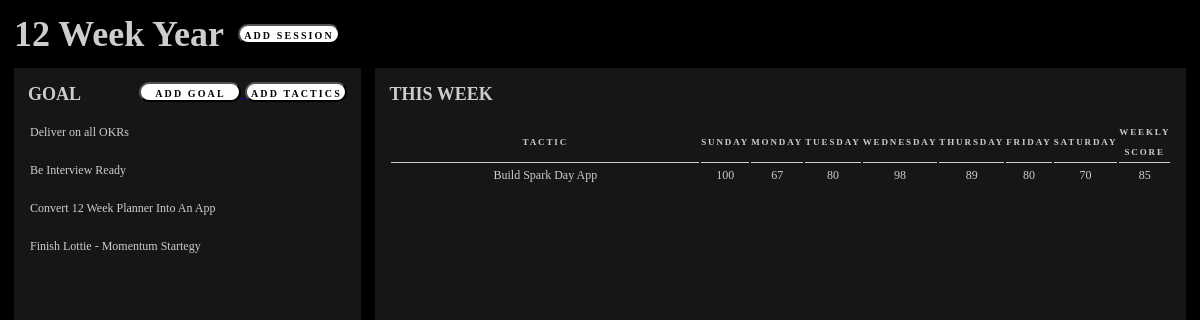
Before: / with the older database file.
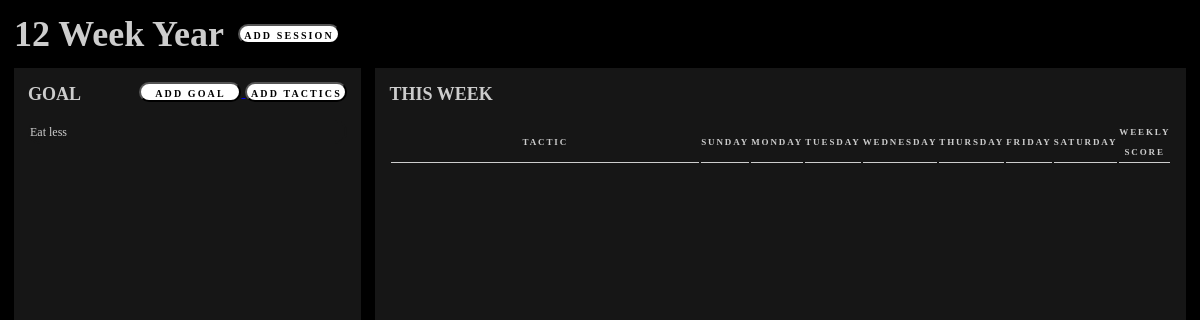
After: the same page with the newer database file.
### twelveWeekYear_app/models.py (models this page shows, shortened)
class Goal(models.Model):
    tag_choices = (("physical", "Physical"),
                   ("spiritual", "Spiritual"),
                   ("work", "Work"),
                   )
    TwelveWeek = models.ManyToManyField(TwelveWeek, blank = True)
    title = models.CharField(max_length=200)
    due_date = models.DateField(blank = True, null=True)
    tags = models.CharField(choices= tag_choices, max_length=200, null=True, blank = True)

class Tactic(models.Model):
    frequency_choices = [['daily', 'Daily'],
                      ['weekly', 'Weekly'],
                      ['once', 'Once']
                      ]
    title = models.CharField(max_length=150)
    goal = models.ManyToManyField(Goal)
    description = models.TextField(max_length=1000, blank = True, null=True)
    start_date = models.DateField(blank = True, null=True)
    end_date = models.DateField(blank = True, null=True)
    frequency = models.CharField(max_length=50, choices=frequency_choices, default="once", blank = True, null=True)
    status = models.CharField(max_length=150, choices=status_choices, default="not started")
    score = models.IntegerField(validators=[MaxValueValidator(10), MinValueValidator(1)], blank = True, null=True)

### twelveWeekYear_app/views.py (the view)
# urls.py: path('', views.index, name = 'index'),
def index(request):
    goals = Goal.objects.all()
    tactics = Tactic.objects.all()
    '''
    When creating records, make sure they cascade through
    exemple:
        if creating new tactic, make sure it also creates a record in the DailyScore model.
            together with the date when it is due. if daily we create a record for each day, weekly,
            each week, if none we inherit the date.
        When creating a 12 week, automatic create all the weeks
    '''
    context = {"goals": goals,
               "tactics": tactics}
    return render(request, "twelveWeekYear_app/index.html", context)

### templates/twelveWeekYear_app/index.html (shortened to what this page needs)
{% extends "base.html" %}
{% load static %}
{% block content %}
<div class = "main">
    <div class="page-intro">
        <h1>12 Week Year</h1>
        <a href="{% url 'add_session'%}">
            <button class="button-md">Add Session</button>
        </a>
    </div>
    <div class="plan">
        <div class="goals card">
            <div Class="card-title">
                <h5>GOAL</h5>
                <div class="addition-buttons">
                    <a href="{% url 'add_goal'%}">
                        <button class="button-md">Add Goal</button>
                    </a>
                    <a href="{% url 'add_tactic'%}">
                        <button class="button-md">Add Tactics</button>
                    </a>
                </div>
            </div>
            {% for goal in goals %}
            <div class="goal">
                <p>{{goal.title}}</p>
            </div>
            {% endfor %}
        </div>
        <div class="this-week card">
            <div Class="card-title">
                <h5>THIS WEEK</h5>
            </div>
            <div class="tactics">
                <table>
                    <thead>
                        <tr>
                            <th class = "tactic-title">Tactic</th>
                            <th>Sunday</th>
                            <th>Monday</th>
                            <th>Tuesday</th>
                            <th>Wednesday</th>
                            <th>Thursday</th>
                            <th>Friday</th>
                            <th>Saturday</th>
                            <th>Weekly Score</th>
                        </tr>
                    </thead>
                    <tbody>
                        {% for tactic in tactics %}
                            <tr>
                                <td>{{tactic.title}}</td>
                                <td>100</td>
                                <td>67</td>
                                <td>80</td>
                                <td>98</td>
                                <td>89</td>
                                <td>80</td>
                                <td>70</td>
                                <td>85</td>
                            </tr>
                        {% endfor %}
                    </tbody>
                </table>
            </div>
        </div>
    </div>
</div>
{% endblock %}

### templates/base.html (shortened to what this page needs)
{% load static %}
<!DOCTYPE html>
<html lang="en">
<head>
    <link rel="stylesheet" href="{% static 'main/css/main.css'%}">
</head>
<body>
    {% block content %}
    {% endblock %}
</body>
</html>

### static/main/css/main.css (style rules this page uses)
* { margin: 0; padding: 0; box-sizing: border-box; }
body { background-color: black; }
h1,h2,h3,h4,h5 { font-family: Ubuntu; font-style: normal; font-weight: bold; color: #CDCDCD; }
h1 { font-size: 36px; line-height: 40px; }
h5 { font-size: 18px; line-height: 24px; }
p { font-family: Ubuntu; font-style: normal; font-weight: 500; font-size: 12px; line-height: 20px; color: #CDCDCD; }
.main { display: flex; flex-direction: column; }
.card { background-color: #161616; margin-left: 14px; }
.card-title { display: flex; justify-content: space-between; margin: 14px; }
.plan { display: flex; }
.goals { width: 449px; height: 815px; }
.goal { border-radius: 5%; margin: 14px; border: 2px solid #161616; box-sizing: border-box; border-radius: 33px; font-family: Ubuntu; font-style: normal; font-weight: 500; font-size: 12px; line-height: 20px; }
.tactics { margin: 14px; width: auto; }
th { font-family: Ubuntu; font-style: normal; font-weight: bold; font-size: 9px; line-height: 20px; letter-spacing: 0.21em; text-transform: uppercase; border-bottom: 0.05px solid #CDCDCD; color: #CDCDCD; }
.tactic-title { width: 500px; }
.button-md { font-family: Ubuntu; font-style: normal; font-weight: bold; font-size: 10px; line-height: 20px; width: 102px; height: 20px; background: #FFFFFF; border-radius: 30px; text-align: center; letter-spacing: 0.21em; text-transform: uppercase; color: #010101; cursor: pointer; }
.page-intro { display: flex; align-items: center; gap: 14px; margin: 14px; }

Changed rows visible on the page:
removed Goal: title "Deliver on all OKRs"
removed Goal: title "Be Interview Ready"
removed Goal: title "Convert 12 Week Planner Into An App"
removed Goal: title "Finish Lottie - Momentum Startegy"
removed Tactic: title "Build Spark Day App"
added Goal: title "Eat less"
